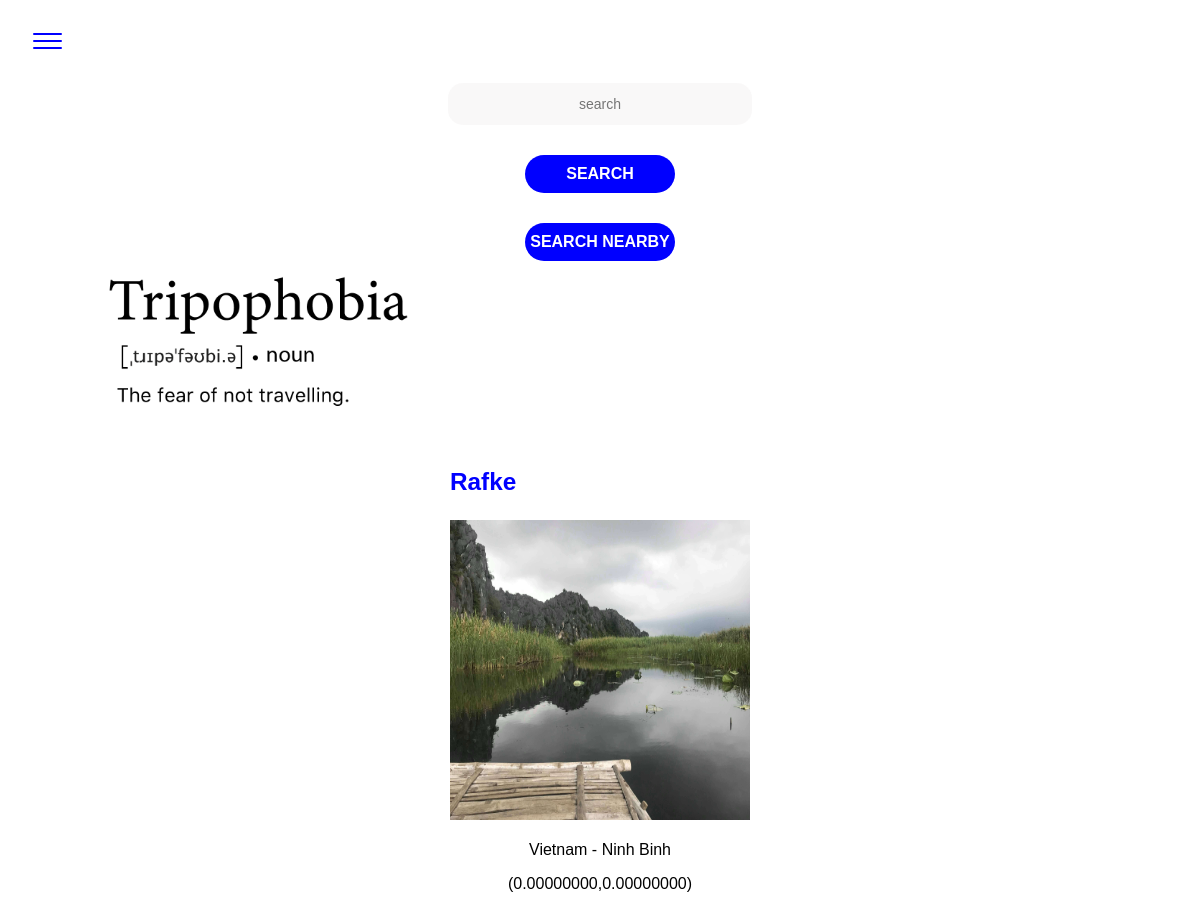
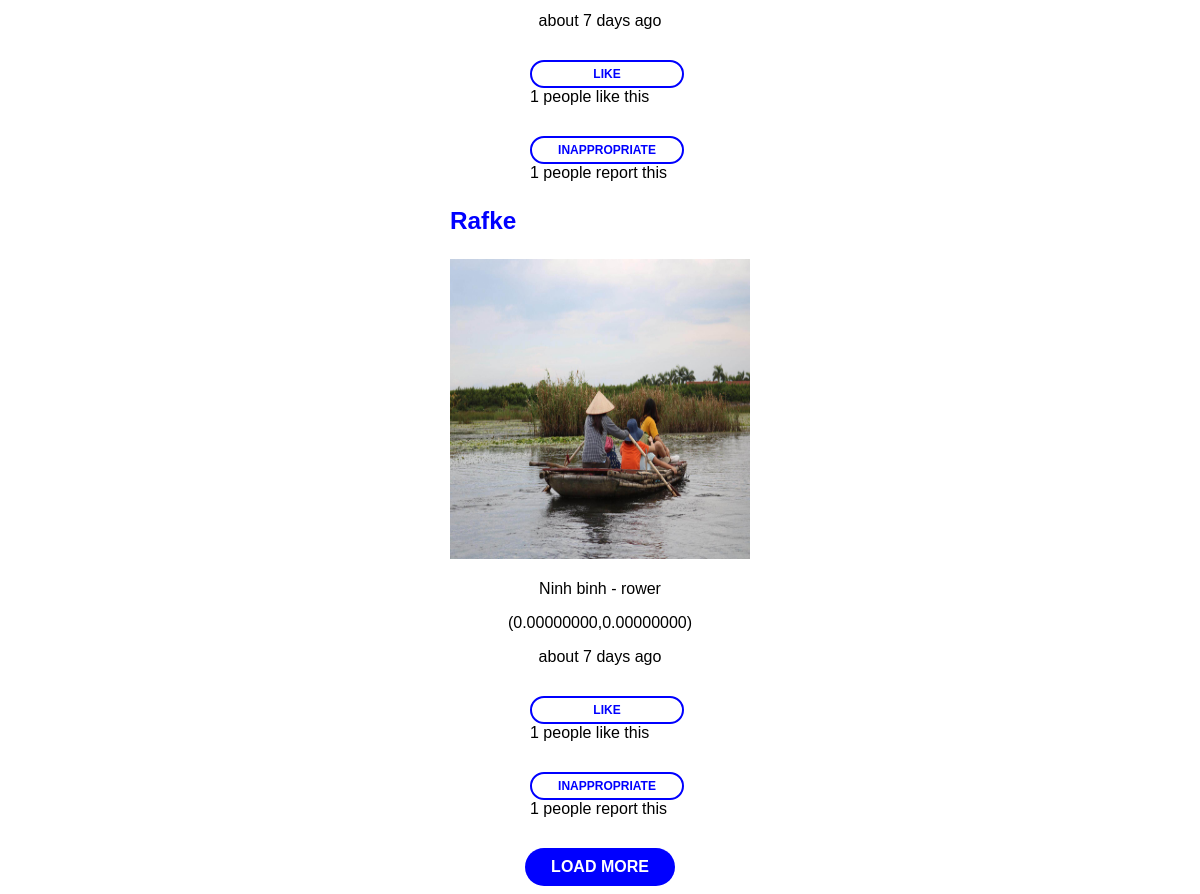
/index.php (signed in), run on the app's committed database (2 pictures, top to bottom).
### tables this page shows
CREATE TABLE `images` (
  `id` int(11) NOT NULL,
  `user_id` int(11) NOT NULL,
  `user_name` varchar(255) NOT NULL,
  `img_description` varchar(255) NOT NULL,
  `date_created` timestamp NOT NULL DEFAULT CURRENT_TIMESTAMP,
  `file_path` varchar(255) NOT NULL,
  `longitude` decimal(10,8) NOT NULL,
  `latitude` decimal(10,8) NOT NULL
);

### classes/Post.php (called while the page is built, shortened)
<?php
class Post
{
    public $id;
    private $date_created;
    public function getId()
    {
        return $this->id;
    }
    public function getDate_created()
    {
        return $this->date_created;
    }
    public static function getAllFromFriends($ids, $start, $counter)
    {
        $conn = Db::getInstance();
        $result = $conn->prepare('SELECT * FROM images WHERE user_id IN ('.$ids.') limit '.$start.','.$counter);
        $result->execute();
        return $result->fetchAll(PDO::FETCH_CLASS, __CLASS__);
    }
    public function getLikes()
    {
        $conn = Db::getInstance();
        $statement = $conn->prepare('select count(*) as countLikes from likes where post_id = :postid');
        $statement->bindValue(':postid', $this->id);
        $statement->execute();
        $result = $statement->fetch(PDO::FETCH_ASSOC);
        return $result['countLikes'];
    }
    public static function convertTime($time_ago)
    {
        $estimate_time = time() - $time_ago;
        $condition = array(
                12 * 30 * 24 * 60 * 60 => 'year',
                30 * 24 * 60 * 60 => 'month',
                24 * 60 * 60 => 'day',
                60 * 60 => 'hour',
                60 => 'minute',
                1 => 'second',
    );
        foreach ($condition as $secs => $str) {
            $d = $estimate_time / $secs;
            if ($d >= 1) {
                $r = round($d);
                return 'about '.$r.' '.$str.($r > 1 ? 's' : '').' ago';
            }
        }
    }
    public function getNrOfInappropriate()
    {
        $conn = Db::getInstance();
        $statement = $conn->prepare('SELECT count(*) AS amountOfInappropriate FROM inappropriate WHERE post_id=:postid');
        $statement->bindValue(':postid', $this->id);
        $result = $statement->execute();
        $result = $statement->fetch(PDO::FETCH_NUM);
        return $result;
    }
}

### index.php (the view, shortened to what this page needs)
<?php
$friendList = $_SESSION['userid'];
$friends = Friends::getFriends($_SESSION['userid']);
foreach ($friends as $friend):
  $id = $friend['user_one'];
  if ($id == $_SESSION['userid']) {
      $friendList = $friendList.','.$friend['user_two'];
  } else {
      $friendList = $friendList.','.$id;
  }
 endforeach;
$posts = Post::getAllFromFriends($friendList, 0, 2);
?><!DOCTYPE html>
<html lang="en">
<head>
  <link rel="stylesheet" type="text/css" href="css/style.css">
</head>
<body>
<?php include_once 'nav.inc.php'; ?>
<img src="images/logo.png" alt="Logo Tripophobia" class="logo">
<div id="resultlist">
  <?php
  foreach ($posts as $post):
  $t = $post->getDate_created();
  $time_ago = strtotime($t);
  ?>
    <article class="center-div-image">
      <a href="profileFriends.php?id=<?php echo $post->user_id; ?>"> <h3 class="username"><?php echo $post->user_name; ?></h3></a>
      <a href="detailPost.php?id=<?php echo $post->getId(); ?>"><img src=" <?php echo 'uploads/'.$post->file_path; ?> "  height=300 width=300 alt=""> </a>
      <p><?php echo $post->img_description; ?></p>
      <p>(<?php echo $post->latitude.','.$post->longitude; ?>)</p>
      <p><?php echo $convertedDate = Post::convertTime($time_ago); ?></p>
      <div class="center-div"><a href="#" class="like btn--secondary" data-id="<?php echo $post->id; ?>" >Like</a> <span class='likes'><?php echo $post->getLikes(); ?></span> people like this </div>
      <div class="center-div"><a href="#" class="report btn--secondary" data-id="<?php echo $post->id; ?>" >Inappropriate</a> <span class='inappropriate'><?php echo implode($post->getNrOfInappropriate()); ?></span> people report this </div>
    </article>
  <?php endforeach; ?>
  </div>
  <button class="loadmore btn--primary"> Load more </button>
</body>
</html>

### nav.inc.php (shortened to what this page needs)
<nav role="navigation" class="navbar">
  <div id="menuToggle">
        <span></span>
        <span></span>
        <span></span>
  </div>
</nav>
<form action="search.php" method="GET">
        <input id="search" name="search" type="text" placeholder="search" class="input">
        <input id="sumbit" type="submit" value="Search" class="btn btn--primary">
      </form>
      <form action="nearby.php" method="GET">
        <input id="sumbit" type="submit" value="Search nearby" class="btn btn--primary">
      </form>

### css/style.css (style rules this page uses)
body { font-family: 'Helvetica', sans-serif; font-size: 16px; }
p { text-align: center; }
.logo { display: block; margin: 10px 100px 60px; width: 300px; }
a { text-decoration: none; color: blue; opacity:1; font-size: 1.3em; font-weight: 400; transition: 200ms; }
nav { background-color: #ffffff; height: 65px; }
#menuToggle { display: flex; flex-direction: column; position: relative; top: 25px; left: 25px; z-index: 1; -webkit-user-select: none; user-select: none; }
#menuToggle span { display: flex; width: 29px; height: 2px; margin-bottom: 5px; position: relative; background: blue; border-radius: 3px; z-index: 1; transform-origin: 5px 0px; transition: transform 0.5s cubic-bezier(0.77,0.2,0.05,1.0), background 0.5s cubic-bezier(0.77,0.2,0.05,1.0), opacity 0.55s ease; }
#menuToggle span:nth-last-child(2) { transform-origin: 0% 100%; }
.input { background-color:#f3f1f185; border: 0px; width: 300px; height: 40px; border-radius: 15px; margin: 10px auto; display: block; text-align: center; font-size: 14px; }
.btn--primary { color: #ffffff; font-size: 16px; font-weight: 700; text-transform: uppercase; background-color: blue; width: 150px; padding: 10px 0px; border-radius: 20px; border:0px; margin: 30px auto 0px auto; display: block; padding: auto; transition: 200ms; }
.btn--secondary { text-decoration: none; text-align: center; color: blue; font-size: 12px; font-weight: 700; text-transform: uppercase; width: 150px; padding: 5px 0px; border: 2px solid blue; border-radius: 20px; margin: 30px auto 0px auto; display: block; transition: 200ms; }
span { text-align: center; }
.center-div { margin: 20px auto; width: 140px; }
.center-div-image { margin: 20px auto; width: 300px; }

### data on the page
images: user_name "Rafke", file_path (picture), img_description "Vietnam - Ninh Binh", latitude "0.00000000", longitude "0.00000000", date_created "about 7 days ago", Likes "1", NrOfInappropriate "1"
images: user_name "Rafke", file_path (picture), img_description "Ninh binh - rower", latitude "0.00000000", longitude "0.00000000", date_created "about 7 days ago", Likes "1", NrOfInappropriate "1"
